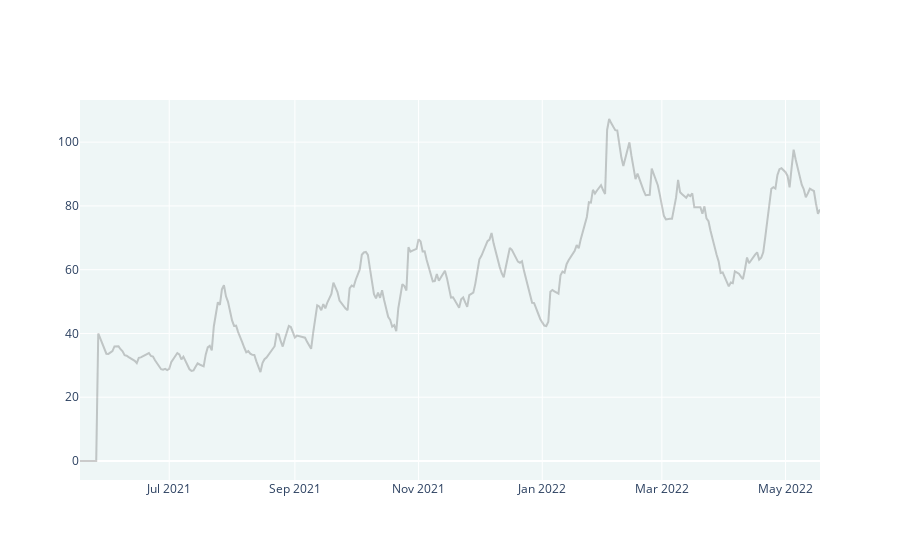

Notebook source saved alongside this figure:
### Code cell
symbol = 'GC=F'
# create graph
title = 'Closing price ' + symbol

gdp_layout = go.Layout(
        height=300,
        #paper_bgcolor=COLORS[1],
        plot_bgcolor='#eef6f6',
        )

fig_gdp = go.Figure(layout=gdp_layout)
fig_gdp.add_trace(go.Scatter(x=fin_data_ta.index, y=fin_data_ta['volatility_atr'],
                    mode='lines',
                    opacity=.25,
                    marker=dict(color='#333333')
                    ))

### Figure 1 — Plotly figure (JSON) as saved in the notebook; plotly's stock layout.template omitted (floating-point values rounded to 4 significant figures; data arrays with more than 128 entries replaced by an {"elided": "..."} marker saying what was removed)
{"data": [{"marker": {"color": "#333333"}, "mode": "lines", "opacity": 0.25, "type": "scatter", "x": {"elided": "366 str values"}, "y": {"elided": "366 float values"}}], "layout": {"autosize": true, "plot_bgcolor": "#eef6f6", "xaxis": {"autorange": true, "range": ["2021-05-18", "2022-05-18"], "type": "date"}, "yaxis": {"autorange": true, "range": [-5.959, 113.2], "type": "linear"}}}
